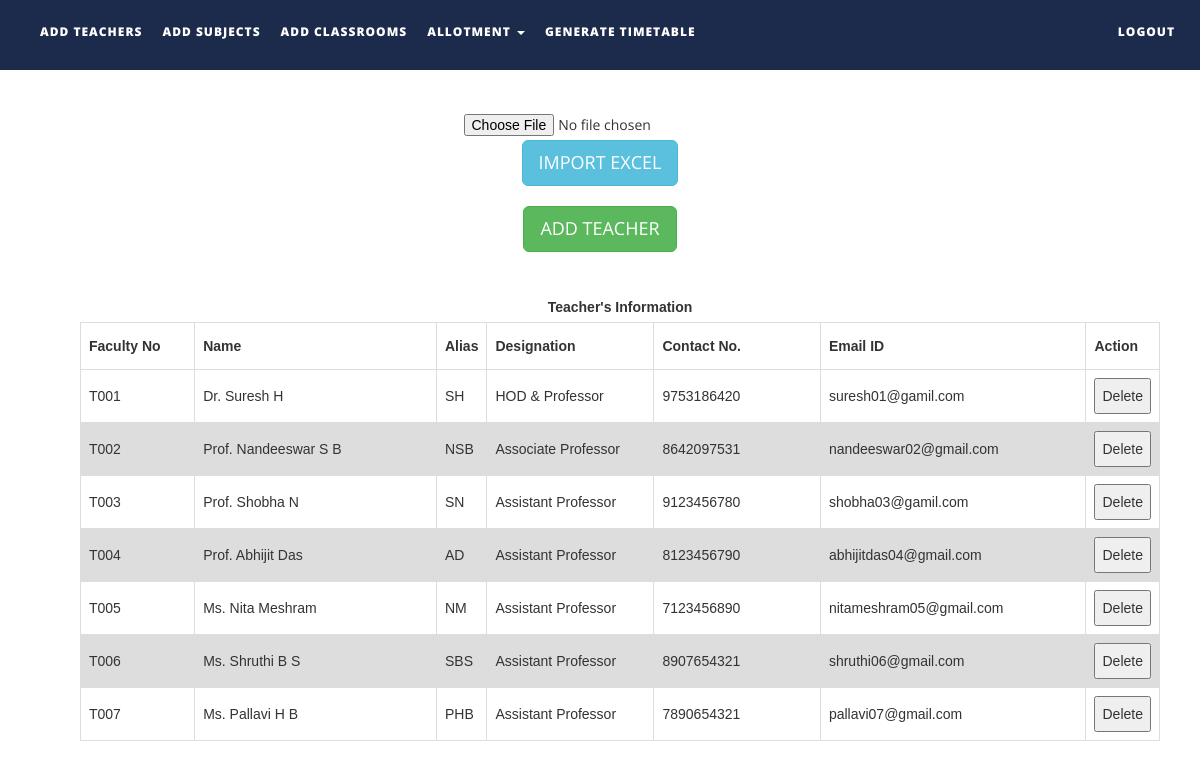
The page /ttms/addteachers.php on the database as committed earlier.
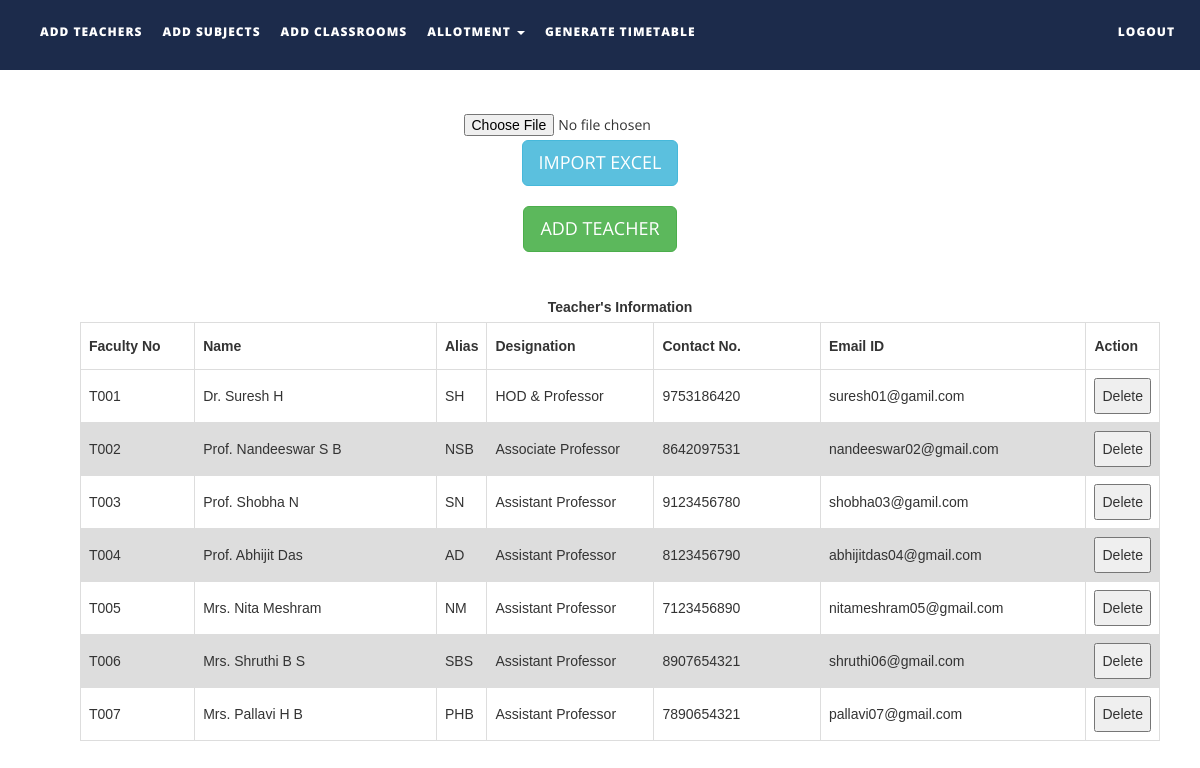
The same page on the database as committed later.
### tables this page shows
CREATE TABLE `teachers` (
  `faculty_number` varchar(10) NOT NULL,
  `name` text NOT NULL,
  `alias` varchar(10) NOT NULL,
  `designation` varchar(30) NOT NULL,
  `contact_number` varchar(15) NOT NULL,
  `emailid` varchar(50) NOT NULL
);

### ttms/addteachers.php (the view, shortened to what this page needs)
<!DOCTYPE html>
<html xmlns="http://www.w3.org/1999/xhtml">
<head>
    <link href="assets/css/bootstrap.css" rel="stylesheet"/>
    <link href="assets/css/font-awesome.min.css" rel="stylesheet"/>
    <link href="assets/css/flexslider.css" rel="stylesheet"/>
    <link href="assets/css/style.css" rel="stylesheet"/>
</head>
<body>
<div class="navbar navbar-inverse navbar-fixed-top " id="menu">
    <div class="container">
        <div class="navbar-collapse collapse move-me">
            <ul class="nav navbar-nav navbar-left">
                <li><a href="addteachers.php">ADD TEACHERS</a></li>
                <li><a href="addsubjects.php">ADD SUBJECTS</a></li>
                <li><a href="addclassrooms.php">ADD CLASSROOMS</a></li>
                <li class="dropdown"><a class="dropdown-toggle" data-toggle="dropdown" aria-expanded="false">ALLOTMENT
                        <span class="caret"></span></a>
                </li>
                <li><a href="generatetimetable.php">GENERATE TIMETABLE</a></li>
            </ul>
            <ul class="nav navbar-nav navbar-right">
                <li><a href="index.php">LOGOUT</a></li>
            </ul>
        </div>
    </div>
</div>
<br>
<div align="center" style="margin-top:80px">
    <form name="import" method="post" enctype="multipart/form-data">
        <input type="file" name="file"/>
        <input type="submit" name="teacherexcel" id="teacherexcel" class="btn btn-info btn-lg" value="IMPORT EXCEL"/>
    </form>
</div>
<div align="center" style="margin-top:20px">
    <button id="teachermanual" class="btn btn-success btn-lg">ADD TEACHER</button>
</div>
<div>
    <br>
    <table id=teacherstable style="margin-left: 80px">
        <caption><strong>Teacher's Information </strong></caption>
        <tr>
            <th width="130">Faculty No</th>
            <th width=290>Name</th>
            <th width=50>Alias</th>
            <th width="190">Designation</th>
            <th width="190">Contact No.</th>
            <th width="290">Email ID</th>
            <th width="40">Action</th>
        </tr>
        <tbody>
        <?php
        $q = mysqli_query(mysqli_connect("localhost", "root", "", "ttms"),
            "SELECT * FROM teachers ORDER BY faculty_number ASC");
        while ($row = mysqli_fetch_assoc($q)) {
            echo "<tr><td>{$row['faculty_number']}</td>
                    <td>{$row['name']}</td>
                    <td>{$row['alias']}</td>
                    <td>{$row['designation']}</td>
                    <td>{$row['contact_number']}</td>
                    <td>{$row['emailid']}</td>
                   <td>
                    <button>Delete</button></td>
                    </tr>\n";
        }
        ?>
        </tbody>
    </table>
</div>
</body>
</html>

Rows that differ between the two databases and show on the page:
changed teachers "NM": name "Ms. Nita Meshram" → "Mrs. Nita Meshram"
changed teachers "SBS": name "Ms. Shruthi B S" → "Mrs. Shruthi B S"
changed teachers "PHB": name "Ms. Pallavi H B" → "Mrs. Pallavi H B"
